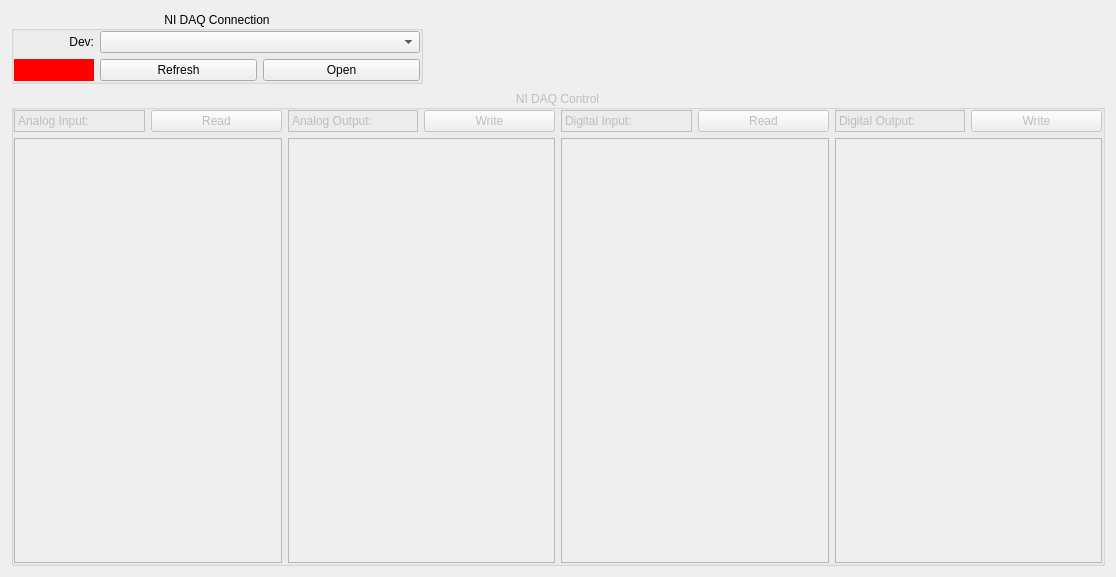
<?xml version="1.0" encoding="UTF-8"?>
<ui version="4.0">
 <class>NIDAQ_Config_Window</class>
 <widget class="QWidget" name="NIDAQ_Config_Window">
  <property name="geometry">
   <rect>
    <x>0</x>
    <y>0</y>
    <width>1116</width>
    <height>577</height>
   </rect>
  </property>
  <property name="windowTitle">
   <string>NIDAQ Configuration</string>
  </property>
  <layout class="QVBoxLayout" name="verticalLayout_6" stretch="0,1">
   <item>
    <layout class="QHBoxLayout" name="horizontalLayout">
     <item>
      <widget class="QGroupBox" name="groupBox">
       <property name="title">
        <string>NI DAQ Connection</string>
       </property>
       <property name="alignment">
        <set>Qt::AlignCenter</set>
       </property>
       <layout class="QVBoxLayout" name="verticalLayout_7">
        <property name="leftMargin">
         <number>0</number>
        </property>
        <property name="topMargin">
         <number>0</number>
        </property>
        <property name="rightMargin">
         <number>0</number>
        </property>
        <property name="bottomMargin">
         <number>0</number>
        </property>
        <item>
         <layout class="QGridLayout" name="gridLayout_6">
          <item row="1" column="2">
           <widget class="QPushButton" name="pushButton_Conn">
            <property name="toolTip">
             <string/>
            </property>
            <property name="text">
             <string>Open</string>
            </property>
            <property name="checkable">
             <bool>true</bool>
            </property>
           </widget>
          </item>
          <item row="1" column="0">
           <widget class="QLabel" name="label_Conn_Status">
            <property name="minimumSize">
             <size>
              <width>80</width>
              <height>0</height>
             </size>
            </property>
            <property name="maximumSize">
             <size>
              <width>80</width>
              <height>16777215</height>
             </size>
            </property>
            <property name="styleSheet">
             <string notr="true">background : red</string>
            </property>
            <property name="text">
             <string/>
            </property>
            <property name="alignment">
             <set>Qt::AlignCenter</set>
            </property>
           </widget>
          </item>
          <item row="0" column="0">
           <widget class="QLabel" name="label_38">
            <property name="text">
             <string>Dev:</string>
            </property>
            <property name="alignment">
             <set>Qt::AlignRight|Qt::AlignTrailing|Qt::AlignVCenter</set>
            </property>
           </widget>
          </item>
          <item row="1" column="1">
           <widget class="QPushButton" name="pushButton_Refresh">
            <property name="toolTip">
             <string/>
            </property>
            <property name="text">
             <string>Refresh</string>
            </property>
           </widget>
          </item>
          <item row="0" column="1" colspan="2">
           <widget class="QComboBox" name="comboBox_Device">
            <property name="sizePolicy">
             <sizepolicy hsizetype="MinimumExpanding" vsizetype="Fixed">
              <horstretch>0</horstretch>
              <verstretch>0</verstretch>
             </sizepolicy>
            </property>
            <property name="minimumSize">
             <size>
              <width>320</width>
              <height>0</height>
             </size>
            </property>
           </widget>
          </item>
         </layout>
        </item>
       </layout>
      </widget>
     </item>
     <item>
      <spacer name="horizontalSpacer">
       <property name="orientation">
        <enum>Qt::Horizontal</enum>
       </property>
       <property name="sizeHint" stdset="0">
        <size>
         <width>40</width>
         <height>20</height>
        </size>
       </property>
      </spacer>
     </item>
    </layout>
   </item>
   <item>
    <widget class="QGroupBox" name="groupBox_Control">
     <property name="enabled">
      <bool>false</bool>
     </property>
     <property name="title">
      <string>NI DAQ Control</string>
     </property>
     <property name="alignment">
      <set>Qt::AlignCenter</set>
     </property>
     <layout class="QVBoxLayout" name="verticalLayout_5">
      <property name="leftMargin">
       <number>0</number>
      </property>
      <property name="topMargin">
       <number>0</number>
      </property>
      <property name="rightMargin">
       <number>0</number>
      </property>
      <property name="bottomMargin">
       <number>0</number>
      </property>
      <item>
       <layout class="QGridLayout" name="gridLayout">
        <item row="0" column="4">
         <widget class="QLabel" name="label_3">
          <property name="frameShape">
           <enum>QFrame::Box</enum>
          </property>
          <property name="text">
           <string>Digital Input:</string>
          </property>
         </widget>
        </item>
        <item row="0" column="5">
         <widget class="QPushButton" name="pushButton_ReadDi">
          <property name="text">
           <string>Read</string>
          </property>
         </widget>
        </item>
        <item row="0" column="6">
         <widget class="QLabel" name="label_4">
          <property name="frameShape">
           <enum>QFrame::Box</enum>
          </property>
          <property name="text">
           <string>Digital Output:</string>
          </property>
         </widget>
        </item>
        <item row="0" column="1">
         <widget class="QPushButton" name="pushButton_ReadAi">
          <property name="text">
           <string>Read</string>
          </property>
         </widget>
        </item>
        <item row="0" column="2">
         <widget class="QLabel" name="label_2">
          <property name="frameShape">
           <enum>QFrame::Box</enum>
          </property>
          <property name="text">
           <string>Analog Output:</string>
          </property>
         </widget>
        </item>
        <item row="0" column="3">
         <widget class="QPushButton" name="pushButton_WriteAo">
          <property name="text">
           <string>Write</string>
          </property>
         </widget>
        </item>
        <item row="1" column="0" rowspan="2" colspan="2">
         <widget class="QScrollArea" name="scrollArea">
          <property name="widgetResizable">
           <bool>true</bool>
          </property>
          <widget class="QWidget" name="scrollAreaWidgetContents">
           <property name="geometry">
            <rect>
             <x>0</x>
             <y>0</y>
             <width>254</width>
             <height>366</height>
            </rect>
           </property>
           <layout class="QVBoxLayout" name="verticalLayout">
            <item>
             <layout class="QGridLayout" name="gridLayout_AiChs"/>
            </item>
            <item>
             <spacer name="verticalSpacer">
              <property name="orientation">
               <enum>Qt::Vertical</enum>
              </property>
              <property name="sizeHint" stdset="0">
               <size>
                <width>20</width>
                <height>337</height>
               </size>
              </property>
             </spacer>
            </item>
           </layout>
          </widget>
         </widget>
        </item>
        <item row="0" column="0">
         <widget class="QLabel" name="label">
          <property name="frameShape">
           <enum>QFrame::Box</enum>
          </property>
          <property name="text">
           <string>Analog Input:</string>
          </property>
         </widget>
        </item>
        <item row="0" column="7">
         <widget class="QPushButton" name="pushButton_WriteDo">
          <property name="text">
           <string>Write</string>
          </property>
         </widget>
        </item>
        <item row="1" column="2" rowspan="2" colspan="2">
         <widget class="QScrollArea" name="scrollArea_2">
          <property name="widgetResizable">
           <bool>true</bool>
          </property>
          <widget class="QWidget" name="scrollAreaWidgetContents_2">
           <property name="geometry">
            <rect>
             <x>0</x>
             <y>0</y>
             <width>266</width>
             <height>366</height>
            </rect>
           </property>
           <layout class="QVBoxLayout" name="verticalLayout_2">
            <item>
             <layout class="QGridLayout" name="gridLayout_AoChs"/>
            </item>
            <item>
             <spacer name="verticalSpacer_2">
              <property name="orientation">
               <enum>Qt::Vertical</enum>
              </property>
              <property name="sizeHint" stdset="0">
               <size>
                <width>20</width>
                <height>337</height>
               </size>
              </property>
             </spacer>
            </item>
           </layout>
          </widget>
         </widget>
        </item>
        <item row="1" column="4" rowspan="2" colspan="2">
         <widget class="QScrollArea" name="scrollArea_3">
          <property name="widgetResizable">
           <bool>true</bool>
          </property>
          <widget class="QWidget" name="scrollAreaWidgetContents_3">
           <property name="geometry">
            <rect>
             <x>0</x>
             <y>0</y>
             <width>266</width>
             <height>366</height>
            </rect>
           </property>
           <layout class="QVBoxLayout" name="verticalLayout_3">
            <item>
             <layout class="QGridLayout" name="gridLayout_DiChs"/>
            </item>
            <item>
             <spacer name="verticalSpacer_3">
              <property name="orientation">
               <enum>Qt::Vertical</enum>
              </property>
              <property name="sizeHint" stdset="0">
               <size>
                <width>20</width>
                <height>337</height>
               </size>
              </property>
             </spacer>
            </item>
           </layout>
          </widget>
         </widget>
        </item>
        <item row="1" column="6" rowspan="2" colspan="2">
         <widget class="QScrollArea" name="scrollArea_4">
          <property name="widgetResizable">
           <bool>true</bool>
          </property>
          <widget class="QWidget" name="scrollAreaWidgetContents_4">
           <property name="geometry">
            <rect>
             <x>0</x>
             <y>0</y>
             <width>278</width>
             <height>366</height>
            </rect>
           </property>
           <layout class="QVBoxLayout" name="verticalLayout_8">
            <item>
             <layout class="QGridLayout" name="gridLayout_DoChs"/>
            </item>
            <item>
             <spacer name="verticalSpacer_5">
              <property name="orientation">
               <enum>Qt::Vertical</enum>
              </property>
              <property name="sizeHint" stdset="0">
               <size>
                <width>20</width>
                <height>337</height>
               </size>
              </property>
             </spacer>
            </item>
           </layout>
          </widget>
         </widget>
        </item>
       </layout>
      </item>
     </layout>
    </widget>
   </item>
  </layout>
 </widget>
 <tabstops>
  <tabstop>comboBox_Device</tabstop>
  <tabstop>pushButton_Refresh</tabstop>
  <tabstop>pushButton_Conn</tabstop>
 </tabstops>
 <resources/>
 <connections/>
</ui>
